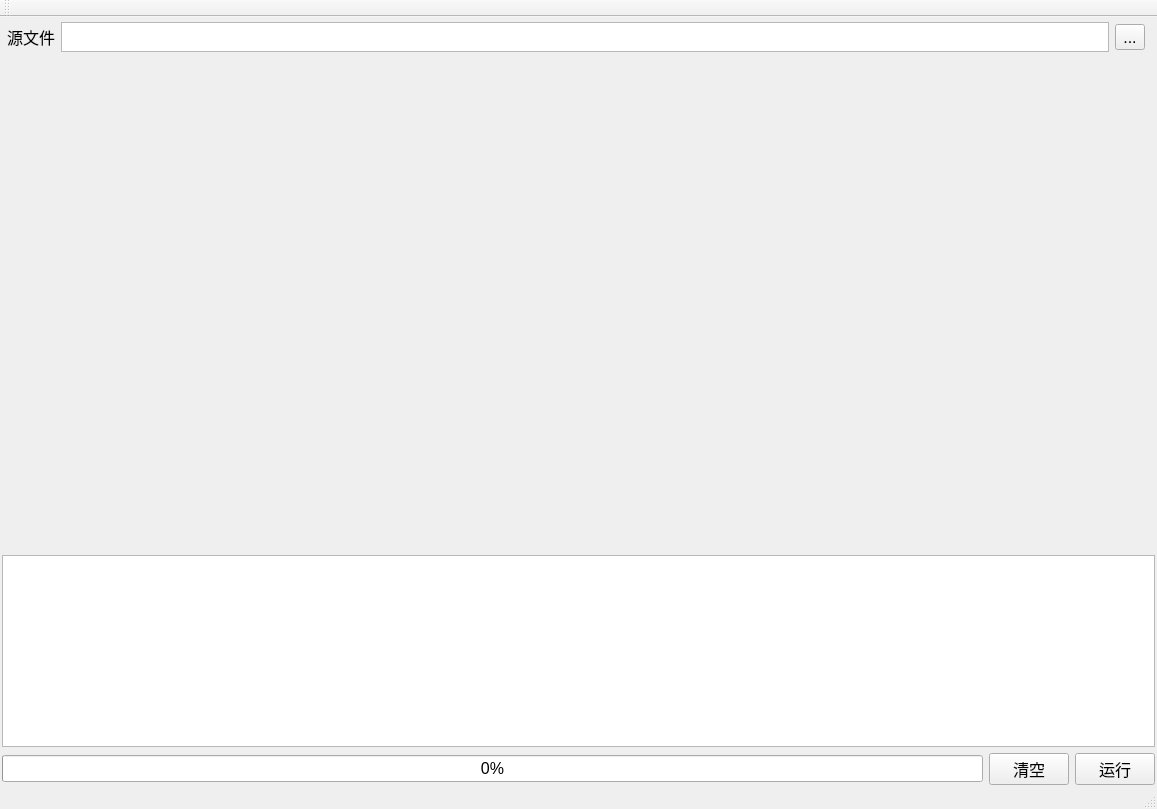
<?xml version="1.0" encoding="UTF-8"?>
<ui version="4.0">
 <class>MainWindow</class>
 <widget class="QMainWindow" name="MainWindow">
  <property name="enabled">
   <bool>true</bool>
  </property>
  <property name="geometry">
   <rect>
    <x>0</x>
    <y>0</y>
    <width>1157</width>
    <height>809</height>
   </rect>
  </property>
  <property name="font">
   <font>
    <pointsize>12</pointsize>
   </font>
  </property>
  <property name="windowTitle">
   <string>Lua Tool Compiler&amp;VM</string>
  </property>
  <widget class="QWidget" name="centralWidget">
   <layout class="QGridLayout" name="gridLayout">
    <property name="leftMargin">
     <number>0</number>
    </property>
    <property name="topMargin">
     <number>0</number>
    </property>
    <property name="rightMargin">
     <number>0</number>
    </property>
    <property name="bottomMargin">
     <number>0</number>
    </property>
    <item row="0" column="0">
     <layout class="QGridLayout" name="gridLayout_4" rowstretch="1,0,10,0,0,0,0">
      <property name="leftMargin">
       <number>2</number>
      </property>
      <property name="topMargin">
       <number>5</number>
      </property>
      <property name="rightMargin">
       <number>2</number>
      </property>
      <item row="6" column="1">
       <widget class="QPushButton" name="clearButton">
        <property name="text">
         <string>清空</string>
        </property>
       </widget>
      </item>
      <item row="3" column="0" colspan="3">
       <widget class="QTextEdit" name="infoDisplay">
        <property name="minimumSize">
         <size>
          <width>0</width>
          <height>100</height>
         </size>
        </property>
        <property name="readOnly">
         <bool>true</bool>
        </property>
        <property name="placeholderText">
         <string/>
        </property>
       </widget>
      </item>
      <item row="6" column="0">
       <widget class="QProgressBar" name="cmpprogressBar">
        <property name="value">
         <number>0</number>
        </property>
       </widget>
      </item>
      <item row="2" column="0" colspan="3">
       <layout class="QHBoxLayout" name="layout1">
        <property name="spacing">
         <number>7</number>
        </property>
        <property name="leftMargin">
         <number>0</number>
        </property>
        <property name="topMargin">
         <number>5</number>
        </property>
        <property name="bottomMargin">
         <number>5</number>
        </property>
       </layout>
      </item>
      <item row="6" column="2">
       <widget class="QPushButton" name="runButton">
        <property name="text">
         <string>运行</string>
        </property>
       </widget>
      </item>
      <item row="0" column="0" colspan="3">
       <layout class="QHBoxLayout" name="horizontalLayout" stretch="0,10,4">
        <property name="leftMargin">
         <number>5</number>
        </property>
        <property name="rightMargin">
         <number>10</number>
        </property>
        <item>
         <widget class="QLabel" name="label_1">
          <property name="maximumSize">
           <size>
            <width>16777215</width>
            <height>30</height>
           </size>
          </property>
          <property name="text">
           <string>源文件</string>
          </property>
          <property name="alignment">
           <set>Qt::AlignCenter</set>
          </property>
         </widget>
        </item>
        <item>
         <widget class="QTextEdit" name="src1">
          <property name="sizePolicy">
           <sizepolicy hsizetype="Preferred" vsizetype="Preferred">
            <horstretch>0</horstretch>
            <verstretch>0</verstretch>
           </sizepolicy>
          </property>
          <property name="maximumSize">
           <size>
            <width>16777215</width>
            <height>30</height>
           </size>
          </property>
          <property name="sizeIncrement">
           <size>
            <width>0</width>
            <height>0</height>
           </size>
          </property>
          <property name="baseSize">
           <size>
            <width>0</width>
            <height>0</height>
           </size>
          </property>
          <property name="readOnly">
           <bool>true</bool>
          </property>
         </widget>
        </item>
        <item>
         <widget class="QToolButton" name="toolButton">
          <property name="layoutDirection">
           <enum>Qt::LeftToRight</enum>
          </property>
          <property name="text">
           <string>...</string>
          </property>
         </widget>
        </item>
       </layout>
      </item>
     </layout>
    </item>
   </layout>
  </widget>
  <widget class="QMenuBar" name="menuBar">
   <property name="geometry">
    <rect>
     <x>0</x>
     <y>0</y>
     <width>1157</width>
     <height>30</height>
    </rect>
   </property>
  </widget>
  <widget class="QToolBar" name="mainToolBar">
   <attribute name="toolBarArea">
    <enum>TopToolBarArea</enum>
   </attribute>
   <attribute name="toolBarBreak">
    <bool>false</bool>
   </attribute>
  </widget>
  <widget class="QStatusBar" name="statusBar"/>
 </widget>
 <layoutdefault spacing="6" margin="11"/>
 <resources/>
 <connections/>
</ui>
